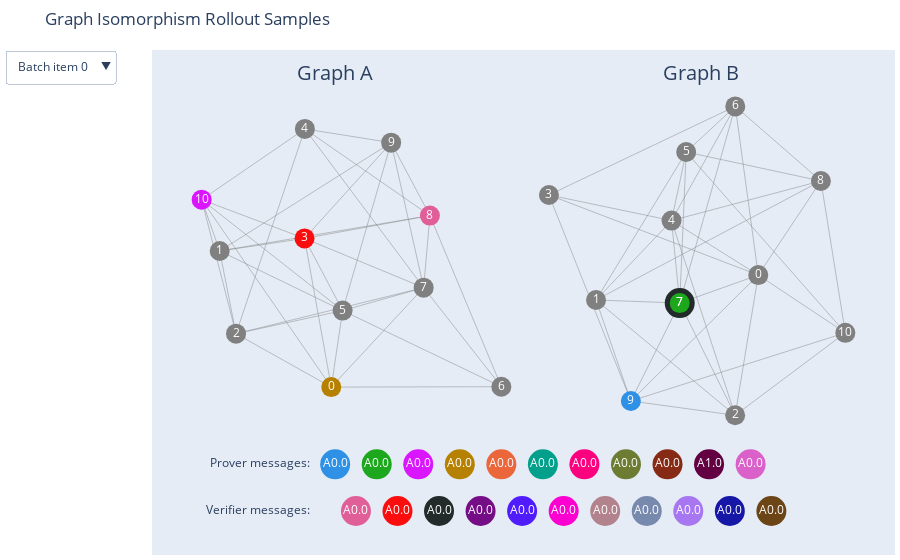

Here is the notebook cell this chart was saved with:
### Markdown cell above
## Visualisation

### Code cell
with GraphIsomorphismRolloutSamples(
    run_id=WANDB_RUN_NAME, iteration=ITERATION, wandb_project=WANDB_PROJECT
) as rollout_samples:
    rollout_samples.visualise()
    samples = rollout_samples._rollout_samples
